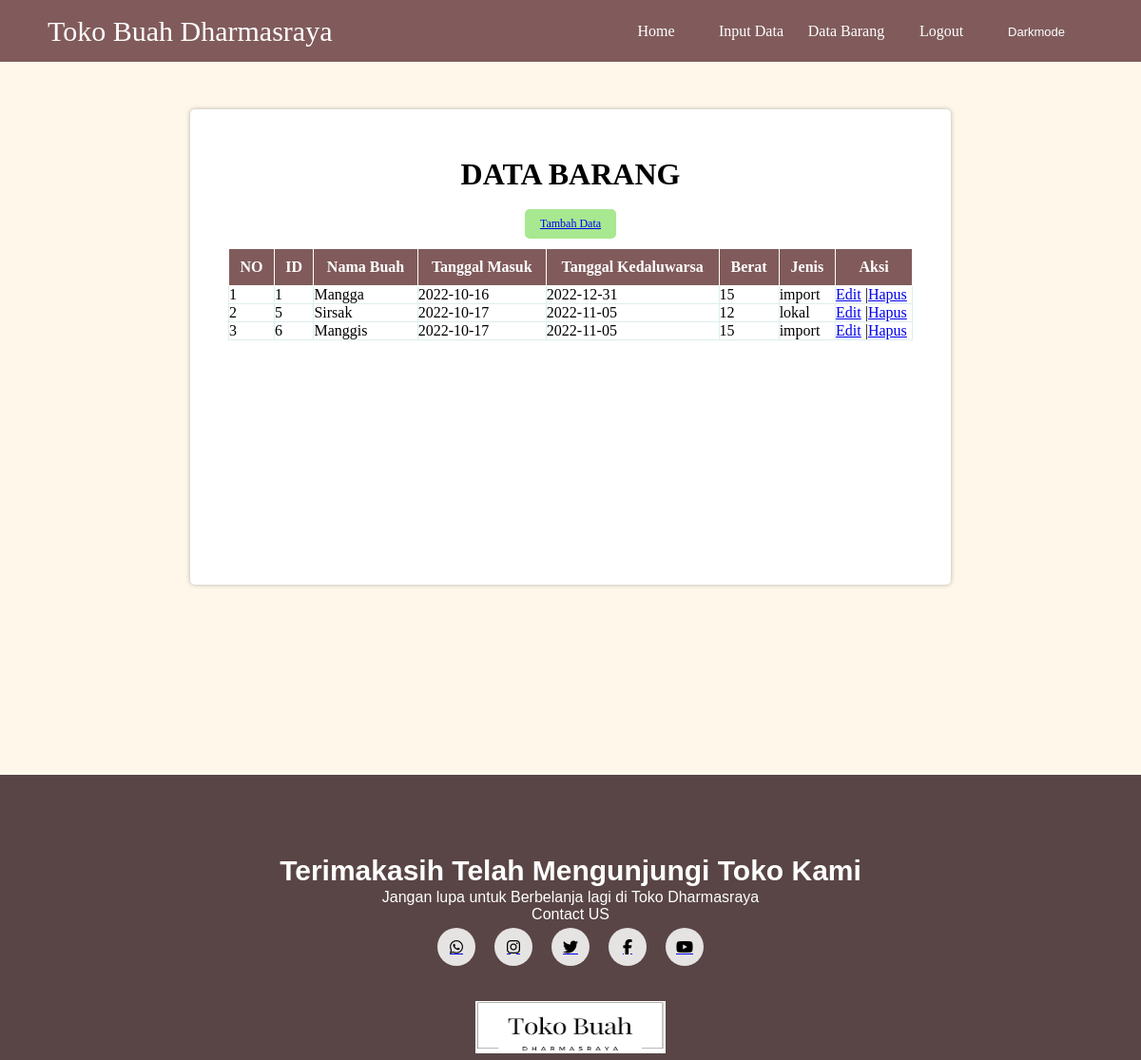
/lihatdata.php, run on the app's committed database.
### tables this page shows
CREATE TABLE `barang` (
  `id` int(10) NOT NULL,
  `nama` varchar(50) NOT NULL,
  `tglmasuk` date NOT NULL,
  `expired` date NOT NULL,
  `berat` int(10) NOT NULL,
  `jenis` enum('lokal','import') NOT NULL
);

### lihatdata.php (the view, shortened to what this page needs)
<?php
require'koneksi.php';
$result = mysqli_query($conn, "SELECT * FROM barang");
$barang = [];
while ($row = mysqli_fetch_assoc($result)) {
    $barang[] = $row;
}
?>
<!DOCTYPE html>
<html>
<head>
    <link rel="stylesheet" href="style.css">
</head>
<body>
    <nav class="header">
        <ul>
            <div class="header-text">
                <a href="#">Toko Buah Dharmasraya</a></li>
            </div>
            <li><a href="halaman_admin.php">Home</a></li>
            <li><a href="inputdata.php">Input Data</a></li>
            <li><a href="lihatdata.php">Data Barang</a></li>
            <li><a href="logout.php">Logout</a></li>
            <li>
                <a href="#" class="tampilan">
                <button class="tombol-gelap" onclick="ubahwarna()">Darkmode</button></a>
            </li>
        </ul>
    </nav>
    <div class ="databarang">
        <div class = box>
            <center><h1>Data Barang</h1><center><br>
            <div class="tbl-tambah">
                <a href="inputdata.php">Tambah Data</a>
            </div>
            <table border=1px>
                <thead>
                    <tr>
                        <th>NO</th>
                        <th>ID</th>
                        <th>Nama Buah</th>
                        <th>Tanggal Masuk</th>
                        <th>Tanggal Kedaluwarsa</th>
                        <th>Berat</th>
                        <th>Jenis</th>
                        <th>Aksi</th>
                    </tr>
                </thead>
                <tbody>
                    <?php $i = 1; foreach ($barang AS $brg):?>
                    <tr>
                        <td><?php echo $i ;?></td>
                        <td><?php echo $brg["id"] ;?></td>
                        <td><?php echo $brg["nama"] ;?></td>
                        <td><?php echo $brg["tglmasuk"] ;?></td>
                        <td><?php echo $brg["expired"] ;?></td>
                        <td><?php echo $brg["berat"] ;?></td>
                        <td><?php echo $brg["jenis"] ;?></td>
                        <td>
                            <a href="editdata.php?id=<?php echo $brg["id"]; ?>">Edit</a>
                            |<a href="delete.php?id=<?php echo $brg["id"]; ?>" onclick = "return confirm('And yakin ingin mengahpus data ini ?')">Hapus</a>
                        </td>
                        </tr>
                    <?php $i++; endforeach;?>
                </tbody>
            </table>
        </div>
    </div>
    <footer>
        <p>Terimakasih Telah Mengunjungi Toko Kami</p>
        <p>Jangan lupa untuk Berbelanja lagi di Toko Dharmasraya
        <br>Contact US</p>
        <div class="social-icons">
            <a href="#"><i class="fab fa-whatsapp"></i></a>
            <a href="#"><i class="fab fa-instagram"></i></a>
            <a href="#"><i class="fab fa-twitter"></i></a>
            <a href="#"><i class="fab fa-facebook-f"></i></a>
            <a href="#"><i class="fab fa-youtube"></i></a>
        </div>
        <img alt="kaki-logo" class="kaki-logo" src="img/logo.png">
    </footer>
</body>
</html>

### style.css (style rules this page uses)
* { margin: 0px; padding: 0px; }
body { background-color:#FFF8EA; }
.header-text { float: left; width: 640px; }
.header-text a { line-height: 65px; text-decoration: none; padding-left: 50px; color:#FFF; font-family:fantasy; font-size: 30px; margin-left: 0px; }
.header { background:#815B5B; width: 100%; height: 65px; margin: 0px; padding: 0px; margin-top: 0px; }
.header ul { list-style: none; }
.header ul li { float: left; line-height: 65px; }
.header ul li a { float:left; width:100px; display:block; text-align:center; color:#FFF; text-decoration:none; }
.header .tampilan button { padding: 5px; cursor: pointer; font-size: 12px; border: none; border-radius: 5px; font-size: 12px; text-align:center; margin-top: 20px; font-size: small; }
.header .tampilan button.tombol-gelap { background-color: #815B5B; color:#FFF; }
.databarang { width:800px; min-height: 400px; margin: 35px auto; background-color: white; box-shadow: 0 0 5px rgba(0,0,0,.3); border-radius: 5px; overflow: hidden; height: auto; justify-content:space-between; padding:50px 0; margin-top: 50px; }
h1 { text-transform: uppercase; color: black; font-family:serif; }
table { border: solid 1px #DDEEEE; border-collapse: collapse; border-spacing: 0; width: 90%; margin: 10px auto 10px auto; }
table thead th { background-color: #815B5B; border: solid 1px #fff; color: #fff; padding: 10px; text-align:center; text-decoration: none; }
.tbl-tambah { background-color: #A8E890; color: #fff; padding: 8px; text-decoration: none; font-size: 12px; width: 10%; border-radius: 5px; color: #fff; }
button { background-color: salmon; color: #fff; padding: 10px; text-decoration: none; font-size: 12px; border: 0px; margin-top: 20px; }
footer { height:300px; display: flex; flex-direction: column; align-items: center; justify-content: center; position: relative; background-color: #594545; margin-bottom: 0pxssss; margin-top: 200px; width: autos; }
footer p { font-family:'Gill Sans', 'Gill Sans MT', 'Calibri', 'Trebuchet MS', sans-serif; margin-top: 0px; }
footer p:nth-child(1) { font-size: 30px; font-weight:bold; color:#FFFFFF; line-height:8px; margin-top: 2px; font-family:'Gill Sans', 'Gill Sans MT', 'Calibri', 'Trebuchet MS', sans-serif; }
footer p:nth-child(2) { font-size: 16px; color:#FFFFFF; width:600px; text-align: center; font-family:'Gill Sans', 'Gill Sans MT', 'Calibri', 'Trebuchet MS', sans-serif; margin-top: 15px; }
.social-icons a { width:40px; height:40px; display: flex; justify-content: center; align-items: center; background-color:#e6e3e3; margin:5px 10px; border-radius:50%; }
.social-icons { display: flex; }
.social-icons i,.social i { color:#000000; }
.kaki-logo { position: absolute; height: 55px; align-items: center; width: 200px; margin-bottom: 0px; margin-top: 230px; display: flex; }

### data on the page
barang: id "1", nama "Mangga", tglmasuk "2022-10-16", expired "2022-12-31", berat "15", jenis "import"
barang: id "5", nama "Sirsak", tglmasuk "2022-10-17", expired "2022-11-05", berat "12", jenis "lokal"
barang: id "6", nama "Manggis", tglmasuk "2022-10-17", expired "2022-11-05", berat "15", jenis "import"
